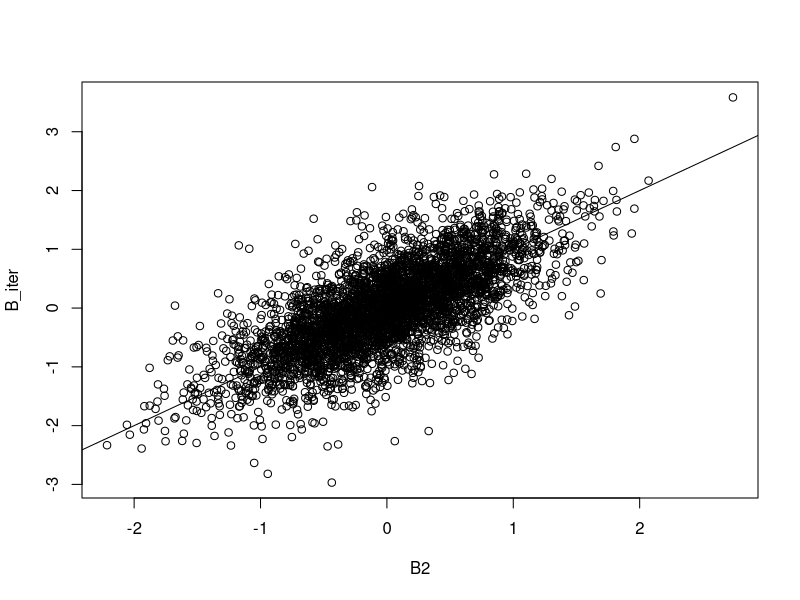
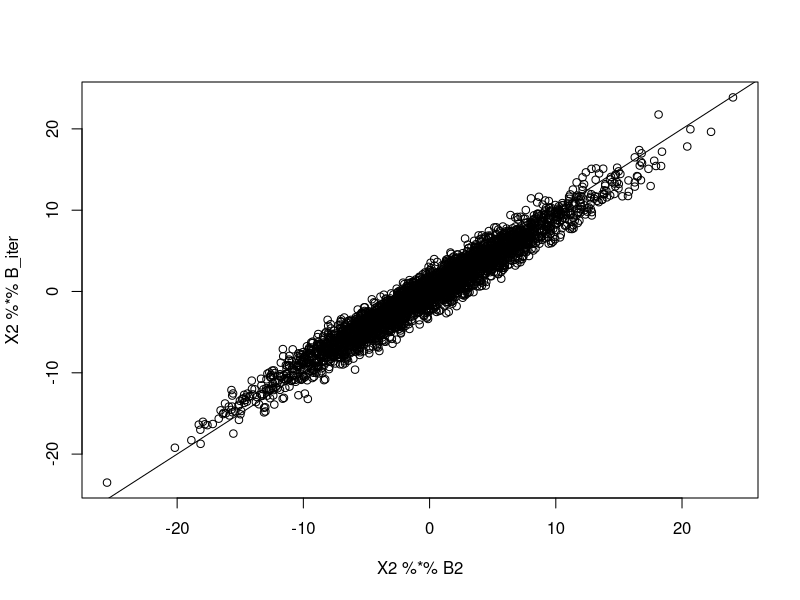
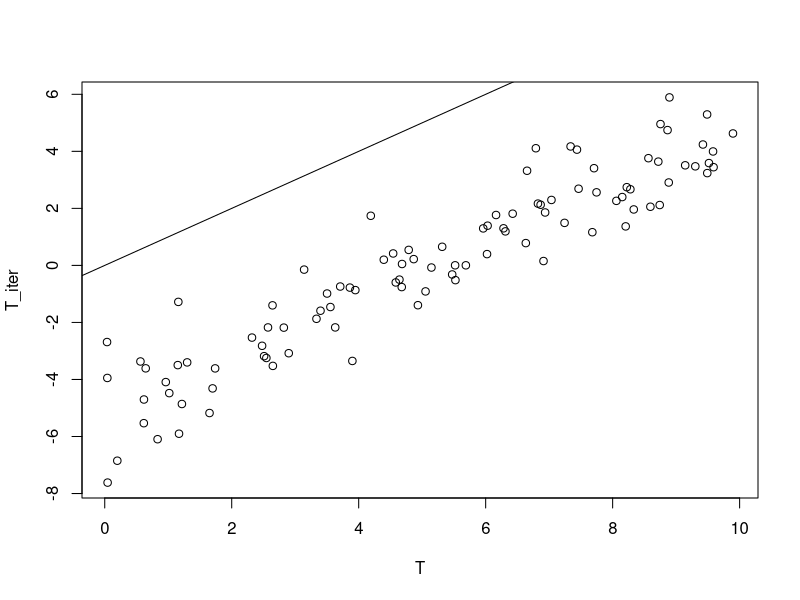
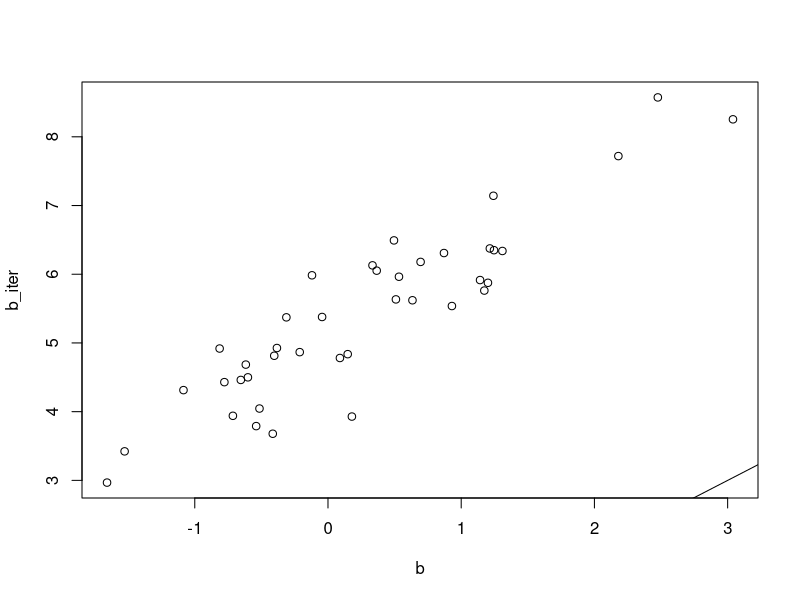
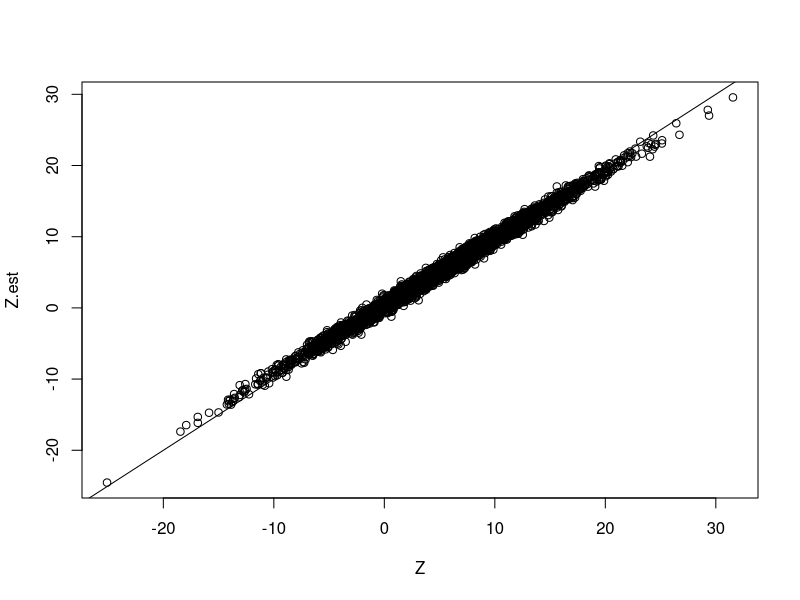

These charts were generated, in order, by the following R code:
# Used library
library(mvtnorm)
library(expm)
library(MASS)
library(tidyverse)
set.seed(120733)
# set.seed(19911130)

## ANN function
rrr <- function(X,Y,lambda,gamma = 0){
  rrresult <- list()
  
  #1 estimate C using LS estimator (generalized inverse is used)
  Clhat <- ginv(t(X)%*%X)%*%t(X)%*% Y
  
  #2 eigendecomposite of CLhar
  Uhat <- svd(X%*%Clhat)$u
  vhat <- svd(X%*%Clhat)$v
  D <- diag(svd(X%*%Clhat)$d)
  
  #3. weight for soft-thredshold and rank
  weight <-  (svd(X%*%Clhat)$d)^(-gamma)
  rrresult$weight <- weight
  rrresult$r <-  sum(svd(X%*%Clhat)$d > lambda^(1/(gamma+1)))
  
  #4. soft-thredsholding
  diagvalue <-  svd(X%*%Clhat)$d -lambda*weight
  th <- ifelse(diagvalue < 0, 0, diagvalue)
  SDhat <-  diag(th)
  
  rrresult$thd <- diagvalue
  
  #5. low rank solution C
  rrresult$CShat <-  Clhat %*% vhat %*% ginv(D) %*% SDhat %*% t(vhat)
  
  return(rrresult)
}

# function to generate a random orthonormal matrix
rortho <- function(x){
  return(qr.Q(qr(array(runif(x), dim = c(x,x)))))
}

# simulation settings
# sample size n (n person's data have been taken)
n <- 100

# number of metabolites
m <- 100

# number of taxa
k <- 40

# rank of matrix B
r <- 10

# Generate X from Multivariate Noromal with identity variance and covariance matrix (n, m+1)
X <- matrix(c(rep(1, n), rnorm(m*n)), nrow = n, ncol = m+1)
X2 <- X[,-1]

# Generate low-rank matrix B (m+1, k)
# sing.vals <- 5*((r:1)/r + 1/r)
# B2 <- t(rortho(k)[,1:r] %*% diag(sing.vals) %*% rortho(m)[1:r,])
C_0 <- matrix(rnorm(m*r), nrow = m)
C_1 <- matrix(rnorm(r*k), nrow = r)
sr <- 0.2
B2 <- sr * (C_0 %*% C_1)

# Generate T vector from Unif(0, 10), (n, 1)
T <- matrix(runif(n, min = 0, max = 10), ncol = 1)
# T <- T - mean(T)

# Generate b vector for intercept from N(0,1), (k, 1)
b <- matrix(rnorm(k), nrow = 1)
B <- as.matrix(rbind(b, B2))

# Generate random error
E <- matrix(rnorm(k*n), nrow = n, ncol = k, byrow = T)

# Calculate our new Z = XB + 1T + E, (n, k)
Z <- X %*% B + matrix(rep(T, each = k), nrow = n, byrow = T) + E

# convergence criterion
vareps <- 10^(-3)

# Validation set
E_v <- matrix(rnorm(k*n), nrow = n, ncol = k, byrow = T)
Z_v <- X %*% B + matrix(rep(T, each = k), nrow = n, byrow = T) + E_v

# Starting vector for beta
b_start <- matrix(rnorm(k), nrow = 1)

# range of lambda
lambda.seq <- exp(seq(2, 2, 0.2))
rank.est <- rep(0, length(lambda.seq))
converge.iter <- rep(0, length(lambda.seq))
num_obj <- rep(0, length(lambda.seq))
pred_err <- rep(0, length(lambda.seq))

start_time <- Sys.time()

for (i in 1: length(lambda.seq)) {
  # initial estimated B
  # qrX <- qr(X2, tol = 10^-7)
  # B_iter <- qr.coef(qrX, Z)
  B_iter <- ginv(t(X2)%*%X2)%*%t(X2)%*% Z
  
  # initial estimated b
  b_iter <- b_start
  
  # initial estimated T (LS)
  T_iter <- matrix(rowMeans(Z - X2 %*% B_iter - matrix(rep(b_iter, times = n), nrow = n, byrow = T)), ncol = 1)
  T_iter <- T_iter - mean(T_iter)
  
  disT <- 1
  disB <- 1
  disbeta <- 1
  disXB <- 1
  iter.count <- 1
  
  while ((((disB > vareps) || (disT > vareps) || (disbeta > vareps))  && ((disXB > vareps) || (disT > vareps) || (disbeta > vareps))) && (iter.count < 3000)) {
    Z_iter_B <- Z - matrix(rep(T_iter, each = k), nrow = n, byrow = T) - matrix(rep(b_iter, times = n), nrow = n, byrow = T)
    
    B_iter_next <- rrr(X2, Z_iter_B, lambda = lambda.seq[i])$CShat
    B_iter_next_rank <- rrr(X2, Z_iter_B, lambda = lambda.seq[i])$r

    Z_iter_b <- Z - X2 %*% B_iter - matrix(rep(T_iter, each = k), nrow = n, byrow = T)
    # b_iter_next1 <- t(1/n * (matrix(rep(1, n), nrow = 1) %*% Z_iter_b))
    b_iter_next <- matrix(colMeans(Z_iter_b), nrow = 1)
    
    # Using RLS method
    T_iter_next <- matrix(rowMeans(Z - X2 %*% B_iter - matrix(rep(b_iter, times = n), nrow = n, byrow = T)), ncol = 1)
    T_iter_next <- T_iter_next - mean(T_iter_next)
    

    
    iter_weight <- sort(rrr(X2, Z_iter_B, lambda = lambda.seq[i])$weight)
    disT <- sum((T_iter - T_iter_next)^2)
    disB <- sum((B_iter - B_iter_next)^2)
    disbeta <- sum((b_iter - b_iter_next)^2)
    disXB <- sum((X2 %*% B_iter - X2 %*% B_iter_next)^2)
    # print(c(disT, disB, disXB))
    # print(sum(T_iter))
    
    B_iter <- B_iter_next
    T_iter <- T_iter_next
    b_iter <- b_iter_next
    iter.count <- iter.count + 1
    # print(iter.count)
  }
  rank.est[i] <- B_iter_next_rank
  converge.iter[i] <- iter.count
  num_obj[i] <- 1/2 * sum((Z - X2 %*% B_iter - matrix(rep(T_iter, each = k), nrow = n, byrow = T) -  matrix(rep(b_iter, times = n), nrow = n, byrow = T))^2) + 
    lambda.seq[i] * sum(iter_weight*svd(X2 %*% B_iter)$d)
  Z.est <-  X2 %*% B_iter + matrix(rep(T_iter, each = k), nrow = n, byrow = T) +  matrix(rep(b_iter, times = n), nrow = n, byrow = T)
  pred_err[i] <- sum((Z_v - Z.est)^2)
  
  # save image for B matrix
  png(paste0("plot-B-3rls-wocT-newB.png"))
  plot(B2, B_iter)
  abline(a = 0, b = 1)
  dev.off()

  # save image for XB matrix
  png(paste0("plot-XB-3rls-wocT-newB.png"))
  plot(X2 %*% B2, X2 %*% B_iter)
  abline(a = 0, b = 1)
  dev.off()

  # save image for T matrix
  png(paste0("plot-T-3rls-wocT-newB.png"))
  plot(T, T_iter)
  abline(a = 0, b = 1)
  dev.off()

  # save image for T matrix
  png(paste0("plot-beta-3rls-wocT-newB.png"))
  plot(b, b_iter)
  abline(a = 0, b = 1)
  dev.off()

  # save image for Z matrix
  png(paste0("plot-Z-ls-3rls-wocT-newB.png"))
  plot(Z, Z.est)
  abline(a = 0, b = 1)
  dev.off()
}

end_time <- Sys.time()
run_time <- end_time - start_time

T[1:10]
T_iter[1:10]
b[1:10]
b_iter[1:10]
B2[1:2, 1:7]
(B_iter)[1:2, 1:7]
(X2 %*% B2)[1:2, 1:7]
(X2 %*% B_iter)[1:2, 1:7]
